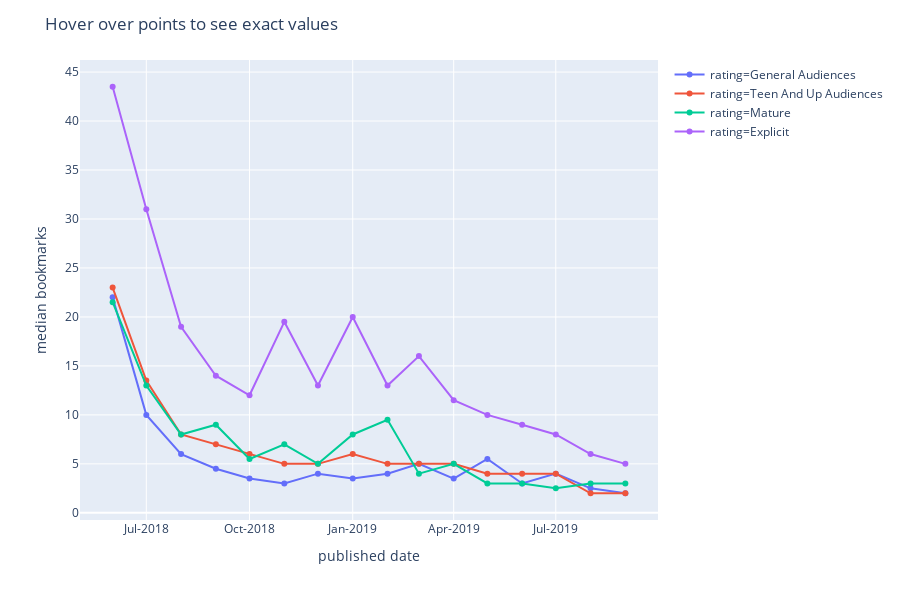

Notebook code for this chart:
### Markdown cell above
## Interactive graph for bookmarks
E.g. of reading: On average (based on the median), a teen-rated one-shot published in May 2019 received 4 bookmarks by mid-Oct 2019. There were around 89 teen-rated one-shots published in May 2019.

### Code cell
fig.show()

### Figure 1 — Plotly figure (JSON) as saved in the notebook; plotly's stock layout.template omitted (floating-point values rounded to 4 significant figures)
{"data": [{"customdata": [[11, 47.5, 267], [4, 22, 312], [2, 12, 235], [2, 13, 156], [1, 10, 136], [1, 8.25, 100], [1, 7, 174], [1, 8, 130], [1, 7, 82], [2, 9, 82], [1.25, 9, 78], [2, 10, 64], [0.75, 8.25, 72], [1, 7, 64], [1, 5, 60], [1, 3, 89]], "hoverlabel": {"namelength": 0}, "hovertemplate": "rating=General Audiences<br>published date=%{x}<br>median bookmarks=%{y}<br>25th quantile bookmarks=%{customdata[0]}<br>75th quantile bookmarks=%{customdata[1]}<br>no of fics of this rating published in month=%{customdata[2]}", "legendgroup": "rating=General Audiences", "line": {"color": "#636efa", "dash": "solid"}, "mode": "markers+lines", "name": "rating=General Audiences", "showlegend": true, "type": "scatter", "x": ["2018-06", "2018-07", "2018-08", "2018-09", "2018-10", "2018-11", "2018-12", "2019-01", "2019-02", "2019-03", "2019-04", "2019-05", "2019-06", "2019-07", "2019-08", "2019-09"], "xaxis": "x", "y": [22, 10, 6, 4.5, 3.5, 3, 4, 3.5, 4, 5, 3.5, 5.5, 3, 4, 2.5, 2], "yaxis": "y"}, {"customdata": [[11, 50.75, 270], [6, 31, 406], [4, 18, 345], [3, 15.75, 254], [3, 14, 201], [2, 18, 117], [1, 11, 213], [2, 14, 182], [2, 11, 134], [1.75, 10, 116], [1, 11.25, 100], [2, 8, 89], [2, 8, 89], [1, 7, 89], [0.75, 6, 100], [0.25, 4.75, 102]], "hoverlabel": {"namelength": 0}, "hovertemplate": "rating=Teen And Up Audiences<br>published date=%{x}<br>median bookmarks=%{y}<br>25th quantile bookmarks=%{customdata[0]}<br>75th quantile bookmarks=%{customdata[1]}<br>no of fics of this rating published in month=%{customdata[2]}", "legendgroup": "rating=Teen And Up Audiences", "line": {"color": "#EF553B", "dash": "solid"}, "mode": "markers+lines", "name": "rating=Teen And Up Audiences", "showlegend": true, "type": "scatter", "x": ["2018-06", "2018-07", "2018-08", "2018-09", "2018-10", "2018-11", "2018-12", "2019-01", "2019-02", "2019-03", "2019-04", "2019-05", "2019-06", "2019-07", "2019-08", "2019-09"], "xaxis": "x", "y": [23, 13.5, 8, 7, 6, 5, 5, 6, 5, 5, 5, 4, 4, 4, 2, 2], "yaxis": "y"}, {"customdata": [[8, 43, 62], [5, 32.5, 123], [4, 16, 117], [4, 15, 89], [2, 16.5, 86], [1, 21, 73], [2, 15, 79], [2, 21, 60], [4.25, 17.5, 54], [2, 8, 50], [3, 11, 37], [1, 7, 33], [1, 9.5, 34], [1, 8.25, 40], [1, 5.5, 39], [2, 6, 28]], "hoverlabel": {"namelength": 0}, "hovertemplate": "rating=Mature<br>published date=%{x}<br>median bookmarks=%{y}<br>25th quantile bookmarks=%{customdata[0]}<br>75th quantile bookmarks=%{customdata[1]}<br>no of fics of this rating published in month=%{customdata[2]}", "legendgroup": "rating=Mature", "line": {"color": "#00cc96", "dash": "solid"}, "mode": "markers+lines", "name": "rating=Mature", "showlegend": true, "type": "scatter", "x": ["2018-06", "2018-07", "2018-08", "2018-09", "2018-10", "2018-11", "2018-12", "2019-01", "2019-02", "2019-03", "2019-04", "2019-05", "2019-06", "2019-07", "2019-08", "2019-09"], "xaxis": "x", "y": [21.5, 13, 8, 9, 5.5, 7, 5, 8, 9.5, 4, 5, 3, 3, 2.5, 3, 3], "yaxis": "y"}, {"customdata": [[20.75, 72.25, 160], [16, 58, 234], [9, 34, 221], [8, 28, 140], [6, 23, 175], [7, 37.25, 78], [4.25, 24.75, 134], [9, 33, 97], [6.75, 22, 84], [8, 25, 67], [4.75, 18.25, 72], [6, 17, 69], [4, 16, 58], [4, 14.5, 62], [2, 16, 77], [2, 9.5, 51]], "hoverlabel": {"namelength": 0}, "hovertemplate": "rating=Explicit<br>published date=%{x}<br>median bookmarks=%{y}<br>25th quantile bookmarks=%{customdata[0]}<br>75th quantile bookmarks=%{customdata[1]}<br>no of fics of this rating published in month=%{customdata[2]}", "legendgroup": "rating=Explicit", "line": {"color": "#ab63fa", "dash": "solid"}, "mode": "markers+lines", "name": "rating=Explicit", "showlegend": true, "type": "scatter", "x": ["2018-06", "2018-07", "2018-08", "2018-09", "2018-10", "2018-11", "2018-12", "2019-01", "2019-02", "2019-03", "2019-04", "2019-05", "2019-06", "2019-07", "2019-08", "2019-09"], "xaxis": "x", "y": [43.5, 31, 19, 14, 12, 19.5, 13, 20, 13, 16, 11.5, 10, 9, 8, 6, 5], "yaxis": "y"}], "layout": {"height": 600, "legend": {"tracegroupgap": 0}, "margin": {"t": 60}, "title": {"text": "Hover over points to see exact values"}, "xaxis": {"anchor": "y", "domain": [0, 1], "tickformat": "%b-%Y", "title": {"text": "published date"}}, "yaxis": {"anchor": "x", "domain": [0, 1], "title": {"text": "median bookmarks"}}}}
